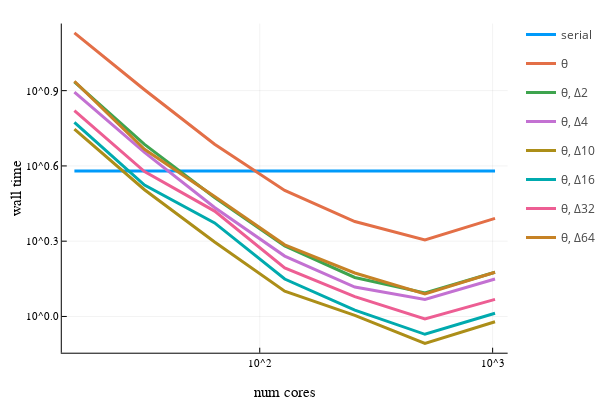

Source (notebook cell):
### Code cell
ncores = [16, 32, 64, 128, 256, 512, 1024]
ranks = [2, 4, 10, 16, 32, 64]
ml = 4
cf = 4
tol = 1e-6

function readΔ(rank, nc) return parseTiming("ks_Delta$(rank)_nc$(nc)_cf$(cf)_ml$(ml)", tol) end
readθ = nc -> parseTiming("ks_nc$(nc)_cf$(cf)_ml$(ml)", tol)
# function readΔ(rank, nc) return parseTiming("ks_Delta$(rank)_nc$(nc)_cf$(cf)_ml$(ml)") end
# readθ = nc -> parseTiming("ks_nc$(nc)_cf$(cf)_ml$(ml)")

# serial timing
tser = parseTiming("ks_ml1")
pl = plot(ncores, x->tser, linewidth=3, label="serial", xaxis=("num cores", :log), yaxis=("wall time", :log))

# θ timing
# tθ = zeros(length(ncores))
# for i in 1:length(ncores)
#     tθ[i] = parseTiming("ks_nc$(ncores[i])_cf$(cf)_ml$(ml)")
# end
itersθ = parseIters("ks_nc$(ncores[1])_cf4_ml$(ml)")
tθ = readθ.(ncores)
println("θ iters: $(itersθ)")
println("θ speedup: $(tser/minimum(tθ)) @ $(ncores[argmin(tθ)])")
plot!(pl, ncores, tθ, linewidth=3, label="θ")

# Δ timings
for rank in ranks
    tΔ = zeros(length(ncores)) 
    itersΔ = parseIters("ks_Delta$(rank)_nc$(ncores[1])_cf$(cf)_ml$(ml)")
    for i in 1:length(ncores)
        tΔ[i] = readΔ(rank, ncores[i])
    end
    println("Δ$(rank) iters: $(itersΔ)")
    println("Δ$(rank) speedup: $(tser/minimum(tΔ)) @ $(ncores[argmin(tΔ)])")
    plot!(pl, ncores, tΔ, linewidth=3, label="θ, Δ$(rank)")
end
savefig(pl, "scaling_cf$(cf)_ml$(ml).png")
plot!()

# println("fmg iters: $(itersfmg)")
# println("fmg speedup: $(tser/minimum(tfmg)) @ $(ncores[argmin(tfmg)])")

### Figure 1 — Plotly figure (JSON) as saved in the notebook; plotly's stock layout.template omitted (floating-point values rounded to 4 significant figures)
{"data": [{"colorbar": {"title": ""}, "legendgroup": "serial", "line": {"color": "rgba(0, 154, 250, 1.000)", "dash": "solid", "shape": "linear", "width": 3}, "mode": "lines", "name": "serial", "showlegend": true, "type": "scatter", "x": [16, 32, 64, 128, 256, 512, 1024], "xaxis": "x", "y": [3.799, 3.799, 3.799, 3.799, 3.799, 3.799, 3.799], "yaxis": "y", "zmax": null, "zmin": null}, {"colorbar": {"title": ""}, "legendgroup": "θ", "line": {"color": "rgba(227, 111, 71, 1.000)", "dash": "solid", "shape": "linear", "width": 3}, "mode": "lines", "name": "θ", "showlegend": true, "type": "scatter", "x": [16, 32, 64, 128, 256, 512, 1024], "xaxis": "x", "y": [13.5, 8.01, 4.86, 3.18, 2.39, 2.02, 2.46], "yaxis": "y", "zmax": null, "zmin": null}, {"colorbar": {"title": ""}, "legendgroup": "θ, Δ2", "line": {"color": "rgba(62, 164, 78, 1.000)", "dash": "solid", "shape": "linear", "width": 3}, "mode": "lines", "name": "θ, Δ2", "showlegend": true, "type": "scatter", "x": [16, 32, 64, 128, 256, 512, 1024], "xaxis": "x", "y": [8.61, 4.85, 2.98, 1.91, 1.43, 1.24, 1.5], "yaxis": "y", "zmax": null, "zmin": null}, {"colorbar": {"title": ""}, "legendgroup": "θ, Δ4", "line": {"color": "rgba(195, 113, 210, 1.000)", "dash": "solid", "shape": "linear", "width": 3}, "mode": "lines", "name": "θ, Δ4", "showlegend": true, "type": "scatter", "x": [16, 32, 64, 128, 256, 512, 1024], "xaxis": "x", "y": [7.83, 4.51, 2.72, 1.74, 1.31, 1.17, 1.41], "yaxis": "y", "zmax": null, "zmin": null}, {"colorbar": {"title": ""}, "legendgroup": "θ, Δ10", "line": {"color": "rgba(172, 142, 24, 1.000)", "dash": "solid", "shape": "linear", "width": 3}, "mode": "lines", "name": "θ, Δ10", "showlegend": true, "type": "scatter", "x": [16, 32, 64, 128, 256, 512, 1024], "xaxis": "x", "y": [5.58, 3.2, 1.98, 1.26, 1.01, 0.781, 0.953], "yaxis": "y", "zmax": null, "zmin": null}, {"colorbar": {"title": ""}, "legendgroup": "θ, Δ16", "line": {"color": "rgba(0, 170, 174, 1.000)", "dash": "solid", "shape": "linear", "width": 3}, "mode": "lines", "name": "θ, Δ16", "showlegend": true, "type": "scatter", "x": [16, 32, 64, 128, 256, 512, 1024], "xaxis": "x", "y": [5.94, 3.34, 2.36, 1.41, 1.06, 0.849, 1.03], "yaxis": "y", "zmax": null, "zmin": null}, {"colorbar": {"title": ""}, "legendgroup": "θ, Δ32", "line": {"color": "rgba(237, 94, 147, 1.000)", "dash": "solid", "shape": "linear", "width": 3}, "mode": "lines", "name": "θ, Δ32", "showlegend": true, "type": "scatter", "x": [16, 32, 64, 128, 256, 512, 1024], "xaxis": "x", "y": [6.61, 3.78, 2.63, 1.56, 1.2, 0.978, 1.17], "yaxis": "y", "zmax": null, "zmin": null}, {"colorbar": {"title": ""}, "legendgroup": "θ, Δ64", "line": {"color": "rgba(198, 130, 37, 1.000)", "dash": "solid", "shape": "linear", "width": 3}, "mode": "lines", "name": "θ, Δ64", "showlegend": true, "type": "scatter", "x": [16, 32, 64, 128, 256, 512, 1024], "xaxis": "x", "y": [8.66, 4.64, 3.01, 1.93, 1.49, 1.23, 1.5], "yaxis": "y", "zmax": null, "zmin": null}], "layout": {"annotations": [], "height": 400, "legend_position": {"bgcolor": "rgba(255, 255, 255, 1.000)", "bordercolor": "rgba(0, 0, 0, 1.000)", "borderwidth": 1, "font": {"color": "rgba(0, 0, 0, 1.000)", "family": "sans-serif", "size": 11}, "title": {"font": {"color": "rgba(0, 0, 0, 1.000)", "family": "sans-serif", "size": 15}, "text": ""}, "tracegroupgap": 0, "traceorder": "normal", "x": 1, "xanchor": "auto", "y": 1, "yanchor": "auto"}, "margin": {"b": 20, "l": 0, "r": 0, "t": 20}, "paper_bgcolor": "rgba(255, 255, 255, 1.000)", "plot_bgcolor": "rgba(255, 255, 255, 1.000)", "showlegend": true, "width": 600, "xaxis": {"anchor": "y", "domain": [0.1209, 0.9934], "gridcolor": "rgba(0, 0, 0, 0.100)", "gridwidth": 0.5, "linecolor": "rgba(0, 0, 0, 1.000)", "mirror": false, "range": [1.15, 3.064], "showgrid": true, "showline": true, "showticklabels": true, "tickangle": 0, "tickcolor": "rgb(0, 0, 0)", "tickfont": {"color": "rgba(0, 0, 0, 1.000)", "family": "sans-serif", "size": 11}, "tickmode": "array", "ticks": "inside", "ticktext": ["10^2", "10^3"], "tickvals": [100, 1000], "title": "num cores", "titlefont": {"color": "rgba(0, 0, 0, 1.000)", "family": "sans-serif", "size": 15}, "type": "log", "visible": true, "zeroline": false, "zerolinecolor": "rgba(0, 0, 0, 1.000)"}, "yaxis": {"anchor": "x", "domain": [0.07581, 0.9902], "gridcolor": "rgba(0, 0, 0, 0.100)", "gridwidth": 0.5, "linecolor": "rgba(0, 0, 0, 1.000)", "mirror": false, "range": [-0.1445, 1.167], "showgrid": true, "showline": true, "showticklabels": true, "tickangle": 0, "tickcolor": "rgb(0, 0, 0)", "tickfont": {"color": "rgba(0, 0, 0, 1.000)", "family": "sans-serif", "size": 11}, "tickmode": "array", "ticks": "inside", "ticktext": ["10^0.0", "10^0.3", "10^0.6", "10^0.9"], "tickvals": [1, 1.995, 3.981, 7.943], "title": "wall time", "titlefont": {"color": "rgba(0, 0, 0, 1.000)", "family": "sans-serif", "size": 15}, "type": "log", "visible": true, "zeroline": false, "zerolinecolor": "rgba(0, 0, 0, 1.000)"}}}
